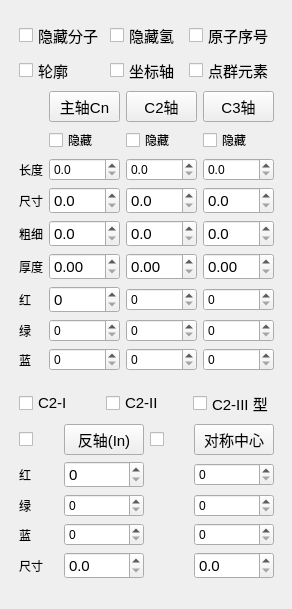
      <widget class="QWidget" name="tab3">
       <attribute name="title">
        <string>对称轴</string>
       </attribute>
       <widget class="QFrame" name="frame">
        <property name="geometry">
         <rect>
          <x>10</x>
          <y>0</y>
          <width>273</width>
          <height>600</height>
         </rect>
        </property>
        <property name="maximumSize">
         <size>
          <width>273</width>
          <height>620</height>
         </size>
        </property>
        <layout class="QGridLayout" name="gridLayout_18">
         <item row="0" column="0">
          <layout class="QGridLayout" name="gridLayout_14">
           <item row="0" column="0">
            <layout class="QGridLayout" name="gridLayout_9">
             <item row="1" column="1">
              <widget class="QCheckBox" name="checkBox_Circle">
               <property name="font">
                <font>
                 <pointsize>11</pointsize>
                </font>
               </property>
               <property name="text">
                <string>轮廓</string>
               </property>
               <property name="tristate">
                <bool>false</bool>
               </property>
              </widget>
             </item>
             <item row="1" column="2">
              <widget class="QCheckBox" name="checkBox_xyzAxis">
               <property name="font">
                <font>
                 <pointsize>11</pointsize>
                </font>
               </property>
               <property name="text">
                <string>坐标轴</string>
               </property>
              </widget>
             </item>
             <item row="0" column="1">
              <widget class="QCheckBox" name="checkBox_HideMol">
               <property name="font">
                <font>
                 <pointsize>11</pointsize>
                </font>
               </property>
               <property name="text">
                <string>隐藏分子</string>
               </property>
              </widget>
             </item>
             <item row="0" column="2">
              <widget class="QCheckBox" name="checkBox_HideHydrogen">
               <property name="font">
                <font>
                 <pointsize>11</pointsize>
                </font>
               </property>
               <property name="text">
                <string>隐藏氢</string>
               </property>
              </widget>
             </item>
             <item row="1" column="3">
              <widget class="QCheckBox" name="checkBox_PGElement">
               <property name="font">
                <font>
                 <pointsize>11</pointsize>
                </font>
               </property>
               <property name="text">
                <string>点群元素</string>
               </property>
              </widget>
             </item>
             <item row="0" column="3">
              <widget class="QCheckBox" name="checkBox_atomLabel">
               <property name="font">
                <font>
                 <pointsize>11</pointsize>
                </font>
               </property>
               <property name="text">
                <string>原子序号</string>
               </property>
              </widget>
             </item>
            </layout>
           </item>
           <item row="1" column="0">
            <layout class="QGridLayout" name="gridLayout_19">
             <item row="5" column="1">
              <widget class="QDoubleSpinBox" name="doubleSpinBox_thickness_Cn">
               <property name="font">
                <font>
                 <pointsize>11</pointsize>
                </font>
               </property>
               <property name="decimals">
                <number>2</number>
               </property>
               <property name="maximum">
                <double>5.000000000000000</double>
               </property>
               <property name="singleStep">
                <double>0.010000000000000</double>
               </property>
              </widget>
             </item>
             <item row="0" column="3">
              <widget class="QPushButton" name="pushButton_C3">
               <property name="font">
                <font>
                 <pointsize>11</pointsize>
                </font>
               </property>
               <property name="text">
                <string>C3轴</string>
               </property>
              </widget>
             </item>
             <item row="8" column="1">
              <widget class="QSpinBox" name="spinBox_Cn_blue">
               <property name="maximum">
                <number>255</number>
               </property>
               <property name="singleStep">
                <number>3</number>
               </property>
              </widget>
             </item>
             <item row="1" column="1">
              <widget class="QCheckBox" name="checkBox_CnHide">
               <property name="text">
                <string>隐藏</string>
               </property>
              </widget>
             </item>
             <item row="2" column="1">
              <widget class="QDoubleSpinBox" name="doubleSpinBox_Cn_length">
               <property name="decimals">
                <number>1</number>
               </property>
               <property name="singleStep">
                <double>0.100000000000000</double>
               </property>
              </widget>
             </item>
             <item row="4" column="3">
              <widget class="QDoubleSpinBox" name="doubleSpinBox_radius_C3">
               <property name="font">
                <font>
                 <pointsize>11</pointsize>
                </font>
               </property>
               <property name="decimals">
                <number>1</number>
               </property>
               <property name="maximum">
                <double>10.000000000000000</double>
               </property>
               <property name="singleStep">
                <double>0.100000000000000</double>
               </property>
              </widget>
             </item>
             <item row="3" column="2">
              <widget class="QDoubleSpinBox" name="doubleSpinBox_diskSize_C2">
               <property name="font">
                <font>
                 <pointsize>11</pointsize>
                </font>
               </property>
               <property name="decimals">
                <number>1</number>
               </property>
               <property name="maximum">
                <double>10.000000000000000</double>
               </property>
               <property name="singleStep">
                <double>0.100000000000000</double>
               </property>
              </widget>
             </item>
             <item row="8" column="2">
              <widget class="QSpinBox" name="spinBox_C2_blue">
               <property name="maximum">
                <number>255</number>
               </property>
               <property name="singleStep">
                <number>3</number>
               </property>
              </widget>
             </item>
             <item row="2" column="0">
              <widget class="QLabel" name="label_33">
               <property name="text">
                <string>长度</string>
               </property>
              </widget>
             </item>
             <item row="6" column="3">
              <widget class="QSpinBox" name="spinBox_C3_red">
               <property name="maximum">
                <number>255</number>
               </property>
               <property name="singleStep">
                <number>3</number>
               </property>
              </widget>
             </item>
             <item row="8" column="0">
              <widget class="QLabel" name="label_22">
               <property name="text">
                <string>蓝</string>
               </property>
              </widget>
             </item>
             <item row="7" column="0">
              <widget class="QLabel" name="label_23">
               <property name="text">
                <string>绿</string>
               </property>
              </widget>
             </item>
             <item row="7" column="2">
              <widget class="QSpinBox" name="spinBox_C2_green">
               <property name="maximum">
                <number>255</number>
               </property>
               <property name="singleStep">
                <number>3</number>
               </property>
              </widget>
             </item>
             <item row="3" column="0">
              <widget class="QLabel" name="label_27">
               <property name="text">
                <string>尺寸</string>
               </property>
              </widget>
             </item>
             <item row="1" column="3">
              <widget class="QCheckBox" name="checkBox_C3Hide">
               <property name="text">
                <string>隐藏</string>
               </property>
              </widget>
             </item>
             <item row="6" column="0">
              <widget class="QLabel" name="label_21">
               <property name="text">
                <string>红</string>
               </property>
              </widget>
             </item>
             <item row="0" column="1">
              <widget class="QPushButton" name="pushButton_Cn">
               <property name="font">
                <font>
                 <pointsize>11</pointsize>
                </font>
               </property>
               <property name="text">
                <string>主轴Cn</string>
               </property>
              </widget>
             </item>
             <item row="6" column="2">
              <widget class="QSpinBox" name="spinBox_C2_red">
               <property name="maximum">
                <number>255</number>
               </property>
               <property name="singleStep">
                <number>3</number>
               </property>
              </widget>
             </item>
             <item row="7" column="3">
              <widget class="QSpinBox" name="spinBox_C3_green">
               <property name="maximum">
                <number>255</number>
               </property>
               <property name="singleStep">
                <number>3</number>
               </property>
              </widget>
             </item>
             <item row="5" column="0">
              <widget class="QLabel" name="label_28">
               <property name="text">
                <string>厚度</string>
               </property>
              </widget>
             </item>
             <item row="4" column="1">
              <widget class="QDoubleSpinBox" name="doubleSpinBox_radius_Cn">
               <property name="font">
                <font>
                 <pointsize>11</pointsize>
                </font>
               </property>
               <property name="decimals">
                <number>1</number>
               </property>
               <property name="maximum">
                <double>10.000000000000000</double>
               </property>
               <property name="singleStep">
                <double>0.100000000000000</double>
               </property>
              </widget>
             </item>
             <item row="6" column="1">
              <widget class="QSpinBox" name="spinBox_Cn_red">
               <property name="font">
                <font>
                 <pointsize>11</pointsize>
                </font>
               </property>
               <property name="maximum">
                <number>255</number>
               </property>
               <property name="singleStep">
                <number>3</number>
               </property>
              </widget>
             </item>
             <item row="3" column="1">
              <widget class="QDoubleSpinBox" name="doubleSpinBox_diskSize_Cn">
               <property name="font">
                <font>
                 <pointsize>11</pointsize>
                </font>
               </property>
               <property name="decimals">
                <number>1</number>
               </property>
               <property name="maximum">
                <double>6.000000000000000</double>
               </property>
               <property name="singleStep">
                <double>0.100000000000000</double>
               </property>
              </widget>
             </item>
             <item row="2" column="2">
              <widget class="QDoubleSpinBox" name="doubleSpinBox_C2_length">
               <property name="decimals">
                <number>1</number>
               </property>
               <property name="singleStep">
                <double>0.100000000000000</double>
               </property>
              </widget>
             </item>
             <item row="5" column="2">
              <widget class="QDoubleSpinBox" name="doubleSpinBox_thickness_C2">
               <property name="font">
                <font>
                 <pointsize>11</pointsize>
                </font>
               </property>
               <property name="decimals">
                <number>2</number>
               </property>
               <property name="maximum">
                <double>5.000000000000000</double>
               </property>
               <property name="singleStep">
                <double>0.010000000000000</double>
               </property>
              </widget>
             </item>
             <item row="0" column="2">
              <widget class="QPushButton" name="pushButton_C2">
               <property name="font">
                <font>
                 <pointsize>11</pointsize>
                </font>
               </property>
               <property name="text">
                <string>C2轴</string>
               </property>
              </widget>
             </item>
             <item row="2" column="3">
              <widget class="QDoubleSpinBox" name="doubleSpinBox_C3_length">
               <property name="decimals">
                <number>1</number>
               </property>
               <property name="singleStep">
                <double>0.100000000000000</double>
               </property>
              </widget>
             </item>
             <item row="5" column="3">
              <widget class="QDoubleSpinBox" name="doubleSpinBox_thickness_C3">
               <property name="font">
                <font>
                 <pointsize>11</pointsize>
                </font>
               </property>
               <property name="decimals">
                <number>2</number>
               </property>
               <property name="maximum">
                <double>5.000000000000000</double>
               </property>
               <property name="singleStep">
                <double>0.010000000000000</double>
               </property>
              </widget>
             </item>
             <item row="4" column="2">
              <widget class="QDoubleSpinBox" name="doubleSpinBox_radius_C2">
               <property name="font">
                <font>
                 <pointsize>11</pointsize>
                </font>
               </property>
               <property name="decimals">
                <number>1</number>
               </property>
               <property name="maximum">
                <double>10.000000000000000</double>
               </property>
               <property name="singleStep">
                <double>0.100000000000000</double>
               </property>
              </widget>
             </item>
             <item row="7" column="1">
              <widget class="QSpinBox" name="spinBox_Cn_green">
               <property name="maximum">
                <number>255</number>
               </property>
               <property name="singleStep">
                <number>3</number>
               </property>
              </widget>
             </item>
             <item row="3" column="3">
              <widget class="QDoubleSpinBox" name="doubleSpinBox_diskSize_C3">
               <property name="font">
                <font>
                 <pointsize>11</pointsize>
                </font>
               </property>
               <property name="decimals">
                <number>1</number>
               </property>
               <property name="maximum">
                <double>10.000000000000000</double>
               </property>
               <property name="singleStep">
                <double>0.100000000000000</double>
               </property>
              </widget>
             </item>
             <item row="4" column="0">
              <widget class="QLabel" name="label_26">
               <property name="text">
                <string>粗细</string>
               </property>
              </widget>
             </item>
             <item row="1" column="2">
              <widget class="QCheckBox" name="checkBox_C2Hide">
               <property name="text">
                <string>隐藏</string>
               </property>
              </widget>
             </item>
             <item row="8" column="3">
              <widget class="QSpinBox" name="spinBox_C3_blue">
               <property name="maximum">
                <number>255</number>
               </property>
               <property name="singleStep">
                <number>3</number>
               </property>
              </widget>
             </item>
            </layout>
           </item>
          </layout>
         </item>
         <item row="1" column="0">
          <layout class="QGridLayout" name="gridLayout_10">
           <item row="1" column="0">
            <layout class="QGridLayout" name="gridLayout_6">
             <item row="4" column="1">
              <widget class="QDoubleSpinBox" name="doubleSpinBox_diskSize_Cn_2">
               <property name="font">
                <font>
                 <pointsize>11</pointsize>
                </font>
               </property>
               <property name="decimals">
                <number>1</number>
               </property>
               <property name="maximum">
                <double>6.000000000000000</double>
               </property>
               <property name="singleStep">
                <double>0.100000000000000</double>
               </property>
              </widget>
             </item>
             <item row="3" column="1">
              <widget class="QSpinBox" name="spinBox_In_blue">
               <property name="maximum">
                <number>255</number>
               </property>
               <property name="singleStep">
                <number>3</number>
               </property>
              </widget>
             </item>
             <item row="1" column="0">
              <widget class="QLabel" name="label_37">
               <property name="text">
                <string>红</string>
               </property>
              </widget>
             </item>
             <item row="2" column="0">
              <widget class="QLabel" name="label_38">
               <property name="text">
                <string>绿</string>
               </property>
              </widget>
             </item>
             <item row="1" column="3">
              <widget class="QSpinBox" name="spinBox_Ci_red">
               <property name="maximum">
                <number>255</number>
               </property>
               <property name="singleStep">
                <number>3</number>
               </property>
              </widget>
             </item>
             <item row="3" column="0">
              <widget class="QLabel" name="label_39">
               <property name="text">
                <string>蓝</string>
               </property>
              </widget>
             </item>
             <item row="0" column="3">
              <widget class="QPushButton" name="pushButton_Ci">
               <property name="font">
                <font>
                 <pointsize>11</pointsize>
                </font>
               </property>
               <property name="text">
                <string>对称中心</string>
               </property>
              </widget>
             </item>
             <item row="2" column="1">
              <widget class="QSpinBox" name="spinBox_In_green">
               <property name="maximum">
                <number>255</number>
               </property>
               <property name="singleStep">
                <number>3</number>
               </property>
              </widget>
             </item>
             <item row="0" column="0">
              <widget class="QCheckBox" name="checkBox_In_Hide">
               <property name="text">
                <string/>
               </property>
              </widget>
             </item>
             <item row="3" column="3">
              <widget class="QSpinBox" name="spinBox_Ci_blue">
               <property name="maximum">
                <number>255</number>
               </property>
               <property name="singleStep">
                <number>3</number>
               </property>
              </widget>
             </item>
             <item row="1" column="1">
              <widget class="QSpinBox" name="spinBox_In_red">
               <property name="font">
                <font>
                 <pointsize>11</pointsize>
                </font>
               </property>
               <property name="maximum">
                <number>255</number>
               </property>
               <property name="singleStep">
                <number>3</number>
               </property>
              </widget>
             </item>
             <item row="0" column="1">
              <widget class="QPushButton" name="pushButton_In">
               <property name="font">
                <font>
                 <pointsize>11</pointsize>
                </font>
               </property>
               <property name="text">
                <string>反轴(In)</string>
               </property>
              </widget>
             </item>
             <item row="0" column="2">
              <widget class="QCheckBox" name="checkBox_Ci_Hide">
               <property name="text">
                <string/>
               </property>
              </widget>
             </item>
             <item row="2" column="3">
              <widget class="QSpinBox" name="spinBox_Ci_green">
               <property name="maximum">
                <number>255</number>
               </property>
               <property name="singleStep">
                <number>3</number>
               </property>
              </widget>
             </item>
             <item row="4" column="3">
              <widget class="QDoubleSpinBox" name="doubleSpinBox_diskSize_Cn_3">
               <property name="font">
                <font>
                 <pointsize>11</pointsize>
                </font>
               </property>
               <property name="decimals">
                <number>1</number>
               </property>
               <property name="maximum">
                <double>6.000000000000000</double>
               </property>
               <property name="singleStep">
                <double>0.100000000000000</double>
               </property>
              </widget>
             </item>
             <item row="4" column="0">
              <widget class="QLabel" name="label_43">
               <property name="text">
                <string>尺寸</string>
               </property>
              </widget>
             </item>
            </layout>
           </item>
           <item row="0" column="0">
            <layout class="QHBoxLayout" name="horizontalLayout">
             <item>
              <widget class="QCheckBox" name="checkBox_TypeC2_I">
               <property name="font">
                <font>
                 <pointsize>11</pointsize>
                </font>
               </property>
               <property name="text">
                <string>C2-I </string>
               </property>
              </widget>
             </item>
             <item>
              <widget class="QCheckBox" name="checkBox_TypeC2_II">
               <property name="font">
                <font>
                 <pointsize>11</pointsize>
                </font>
               </property>
               <property name="text">
                <string>C2-II </string>
               </property>
              </widget>
             </item>
             <item>
              <widget class="QCheckBox" name="checkBox_TypeC2_III">
               <property name="font">
                <font>
                 <pointsize>11</pointsize>
                </font>
               </property>
               <property name="text">
                <string>C2-III 型</string>
               </property>
              </widget>
             </item>
            </layout>
           </item>
          </layout>
         </item>
        </layout>
       </widget>
      </widget>
